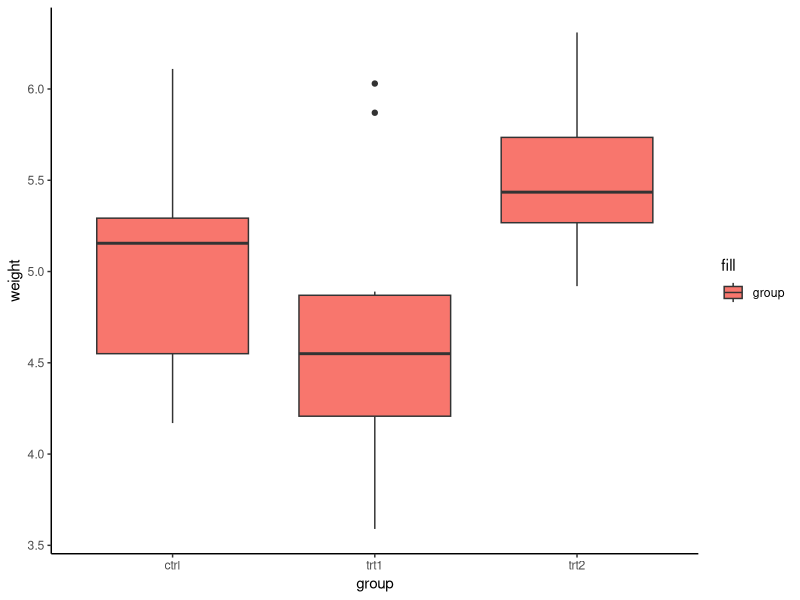
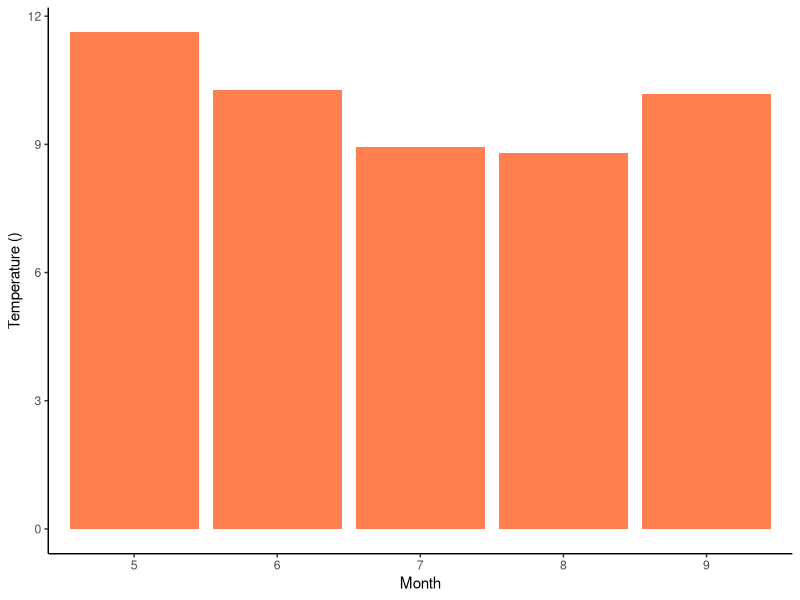

Generate these figures, in order, with R:
#Jabulile Leroko


library(tidyverse)
library(tidyr)
library(dplyr)
#1. Interested in the data PlantGrowth, load the built-in data as an R object
Growth <- PlantGrowth


#let me see the structure of the data
str(Growth) #Has 30 obs. of 2 variables, weight (num) and group(fctr)
summary(Growth)
                #What is it about dou?
?PlantGrowth

#Boxplot to see distribution 
ggplot(Growth, aes(x = group, y = weight)) +
  geom_boxplot(aes(fill = "group")) +theme_classic()

#From the boxplot, it looks like group trt1 is not normally distributed

#Test for normality and homoscedasticity
two_assum <- function(x) {
  x_var <- var(x)
  x_norm <- as.numeric(shapiro.test(x)[2])
  result <- c(x_var, x_norm)
  return(result)
}

Growth %>% 
  group_by(group) %>% 
  summarise(group_var = two_assum(weight)[1],
            group_norm = two_assum(weight)[2])
#group trt1 is not similar to group trt2, group ctr1 is similar to both trt1 and trt2
#Only group trt1 is not normally distributed 

#In my hypothesis testing, I will just deal with the normally distributed and homogenous groups

#H0: group ctrl is not differnt to trt2

?PlantGrowth
#T-test:
t.test(weight ~ group, data = Growth %>% filter(group == c("ctrl", "trt2"),
                                                var.equal = TRUE))

#P-value< 0.07667, not significant to reject Null hypothesis
#Therefore, the two groups are not different from each other

#2. airquality
aq <- airquality
summary(aq)
str(aq)


grp_stat <- aq %>%
  group_by(Month, Temp, Wind) %>% 
  summarise(mean_Wind = round(mean(Wind, na.rm = TRUE), 2),
            med_Wind = median(Wind, na.rm = TRUE),
            sd_Wind = round(sd(Wind, na.rm = TRUE), 2),
            sum_Wind = sum(Wind),
            min_Wind = min(Wind),
            qrt1_Wind = quantile(Wind, p = 0.25),
            med_Wind = median(Wind),
            qrt3_Wind = median(Wind, p = 0.75),
            max_Wind = max(Wind),
            n_Wind = n())
grp_stat

#Want to plot something to see distribution
data_histogram <- aq %>%
  mutate(Month = factor(Month)) %>%
  group_by(Month) %>%
  summarize(mean_Wind = round(mean(Wind), 2))
ggplot(data_histogram, aes(x = Month, y = mean_Wind)) +
  geom_bar(fill = "coral", stat = "identity") +
  labs(y = "Temperature ()") + 
  theme_classic()


#H0: Wind strength means of all months are equal, meaning wind strength does not change
#HA: Wind strength means of all months are not equal, wind strength changes

#Tests of normality and homogeneousity
two_assum <- function(x) {
  x_var <- var(x)
  x_norm <- as.numeric(shapiro.test(x)[2])
  result <- c(x_var, x_norm)
  return(result)
}

aq %>% 
  group_by(Month) %>% 
  summarise(group_var = two_assum(Wind)[1],
            group_norm = two_assum(Wind)[2])
#From the above tests, all the samples are normally distributed as p>0.05,...
#and the samples are similar to each other because no sample has var 4x> than the other

#ANOVA
aov1 <- aov(Wind~Month, data = aq)
summary(aov1)
#p-value <0.0275, there is significant evidence to reject the null hypothesis
#therefore, wind strength changes by month

#Descriptive stats

#How to calc sample size... use unique()
# first load the tidyverse packages that has the pipe operator, %>% >loaded already

chicks <- as_tibble(ChickWeight)
nrow(chicks) #nrow doesn't give the sample size, rows are observations and here
#...there are multiple obs. for each individ

unique(chicks$Chick)
#There are 50 unique chickens that were sampled
#So, sample size = 50

#So, note the difference b/w nrow() and unique(chicks$Chick)

#We can summarise the final mass of the chicken weights
#In a normally distributed pop., the mean would beat the centre of the 
#...observations and equal to the median
#mean = sum of all x/n

#Calc mean of chick weights that made it to day20

chicks %>% filter(Time == "20") %>%
  group_by(Diet) %>%
  summarise(mean_weight = mean(weight),
            med_weight = median(weight),
            sd_weight = sd(weight))

chicks %>% filter(Time == "20") %>%
  group_by(Diet) %>%
  summarise(med_weight = median(weight))

library(e1071)
kurtosis(chicks$weight)
#leptokurtic

#Now how much is the spread of the data from the mean

chicks %>% filter(Time == "20") %>%
  group_by(Diet) %>%
  summarise(sd_weight = sd(weight))

#Quantiles
chicks %>% filter(Time == "20") %>% 
  group_by(Diet) %>% 
  summarise(min_wt = min(weight),
            qrt1_wt = quantile(weight, p = 0.25),
            med_wt = median(weight),
            qrt3_wt = median(weight, p = 0.75),
            max_wt = max(weight))
#to find min and max (range)
range(chicks$weight)
#Or
chicks %>% 
  summarise(lower_wt = range(weight)[1],
            upper_wt = range(weight)[2])

#Missing values
dat1 <- c(NA, 12, 76, 34, 23)

# Without telling R to ommit missing data
mean(dat1)
# Ommitting the missing data
mean(dat1, na.rm = TRUE)

#H0: Doet has no effect on chicks weight
#HA: Diet has effect on the weight of chicks
#Check normality and homoscedasticity of the chicks weight at time 20
chicks %>% filter(Time == "20") %>%
  group_by(Diet) %>% 
  summarise(weight_var = two_assum(weight)[1],
            weight_norm = two_assum(weight)[2])
#All samples have p>0.05, therefore, normally distributed
#No sample has var 4x> than the other, therefore, samples are similar

#ANOVA
aov1 <- aov(weight~Diet, data = chicks)
summary(aov1)
#p< 6.43e-7, statistically significant to reject the null hypthesis
#Chick weight is affected by diet